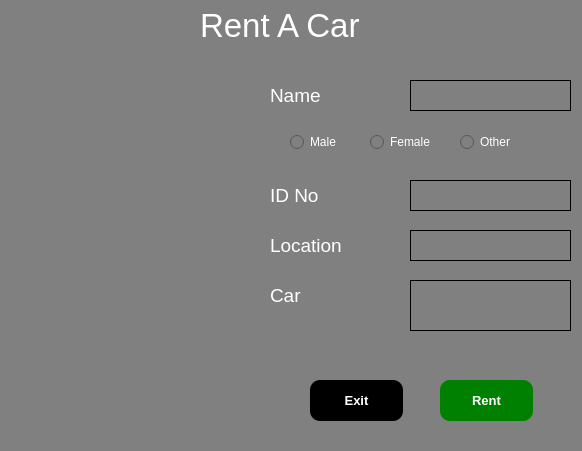
<?xml version="1.0" encoding="UTF-8"?>
<ui version="4.0">
 <class>rentcar</class>
 <widget class="QDialog" name="rentcar">
  <property name="geometry">
   <rect>
    <x>0</x>
    <y>0</y>
    <width>582</width>
    <height>451</height>
   </rect>
  </property>
  <property name="windowTitle">
   <string>Dialog</string>
  </property>
  <property name="styleSheet">
   <string notr="true">background-color: grey;</string>
  </property>
  <widget class="QLineEdit" name="nameInput">
   <property name="geometry">
    <rect>
     <x>410</x>
     <y>80</y>
     <width>161</width>
     <height>31</height>
    </rect>
   </property>
   <property name="styleSheet">
    <string notr="true">background-color: transparent; border: 1px solid black;</string>
   </property>
   <property name="text">
    <string/>
   </property>
  </widget>
  <widget class="QLabel" name="locationLabel">
   <property name="geometry">
    <rect>
     <x>270</x>
     <y>220</y>
     <width>121</width>
     <height>51</height>
    </rect>
   </property>
   <property name="font">
    <font>
     <family>MS UI Gothic</family>
     <pointsize>14</pointsize>
    </font>
   </property>
   <property name="styleSheet">
    <string notr="true">color: white;</string>
   </property>
   <property name="text">
    <string>Location</string>
   </property>
  </widget>
  <widget class="QPushButton" name="rentButton">
   <property name="geometry">
    <rect>
     <x>440</x>
     <y>380</y>
     <width>93</width>
     <height>41</height>
    </rect>
   </property>
   <property name="font">
    <font>
     <family>MS UI Gothic</family>
     <pointsize>10</pointsize>
     <bold>true</bold>
    </font>
   </property>
   <property name="mouseTracking">
    <bool>true</bool>
   </property>
   <property name="styleSheet">
    <string notr="true">background-color: green;
border: none;
border-radius: 10%;
color: white;</string>
   </property>
   <property name="text">
    <string>Rent</string>
   </property>
  </widget>
  <widget class="QLineEdit" name="idInput">
   <property name="geometry">
    <rect>
     <x>410</x>
     <y>180</y>
     <width>161</width>
     <height>31</height>
    </rect>
   </property>
   <property name="styleSheet">
    <string notr="true">background-color: transparent; border: 1px solid black;</string>
   </property>
   <property name="text">
    <string/>
   </property>
  </widget>
  <widget class="QLabel" name="idLabel">
   <property name="geometry">
    <rect>
     <x>270</x>
     <y>170</y>
     <width>121</width>
     <height>51</height>
    </rect>
   </property>
   <property name="font">
    <font>
     <family>MS UI Gothic</family>
     <pointsize>14</pointsize>
    </font>
   </property>
   <property name="styleSheet">
    <string notr="true">color: white;</string>
   </property>
   <property name="text">
    <string>ID No</string>
   </property>
  </widget>
  <widget class="QPushButton" name="closeButton">
   <property name="geometry">
    <rect>
     <x>310</x>
     <y>380</y>
     <width>93</width>
     <height>41</height>
    </rect>
   </property>
   <property name="font">
    <font>
     <family>MS UI Gothic</family>
     <pointsize>10</pointsize>
     <bold>true</bold>
    </font>
   </property>
   <property name="mouseTracking">
    <bool>true</bool>
   </property>
   <property name="styleSheet">
    <string notr="true">background-color: black;
border: none;
border-radius: 10%;
color: white;</string>
   </property>
   <property name="text">
    <string>Exit</string>
   </property>
  </widget>
  <widget class="QLabel" name="nameLabel">
   <property name="geometry">
    <rect>
     <x>270</x>
     <y>70</y>
     <width>121</width>
     <height>51</height>
    </rect>
   </property>
   <property name="font">
    <font>
     <family>MS UI Gothic</family>
     <pointsize>14</pointsize>
    </font>
   </property>
   <property name="styleSheet">
    <string notr="true">color: white;</string>
   </property>
   <property name="text">
    <string>Name</string>
   </property>
  </widget>
  <widget class="QLabel" name="rentCarLbl">
   <property name="geometry">
    <rect>
     <x>200</x>
     <y>0</y>
     <width>201</width>
     <height>51</height>
    </rect>
   </property>
   <property name="font">
    <font>
     <family>MS UI Gothic</family>
     <pointsize>25</pointsize>
    </font>
   </property>
   <property name="styleSheet">
    <string notr="true">color: white;</string>
   </property>
   <property name="text">
    <string>Rent A Car</string>
   </property>
  </widget>
  <widget class="QListWidget" name="carInputList">
   <property name="geometry">
    <rect>
     <x>410</x>
     <y>280</y>
     <width>161</width>
     <height>51</height>
    </rect>
   </property>
   <property name="styleSheet">
    <string notr="true">background-color: transparent;
border: 1px solid black;</string>
   </property>
  </widget>
  <widget class="QLabel" name="carLabel">
   <property name="geometry">
    <rect>
     <x>270</x>
     <y>270</y>
     <width>121</width>
     <height>51</height>
    </rect>
   </property>
   <property name="font">
    <font>
     <family>MS UI Gothic</family>
     <pointsize>14</pointsize>
    </font>
   </property>
   <property name="styleSheet">
    <string notr="true">color: white;</string>
   </property>
   <property name="text">
    <string>Car</string>
   </property>
  </widget>
  <widget class="QRadioButton" name="maleRadioButton">
   <property name="geometry">
    <rect>
     <x>290</x>
     <y>130</y>
     <width>61</width>
     <height>24</height>
    </rect>
   </property>
   <property name="styleSheet">
    <string notr="true">color: white;</string>
   </property>
   <property name="text">
    <string>Male</string>
   </property>
  </widget>
  <widget class="QRadioButton" name="femaleRadioButton">
   <property name="geometry">
    <rect>
     <x>370</x>
     <y>130</y>
     <width>71</width>
     <height>24</height>
    </rect>
   </property>
   <property name="styleSheet">
    <string notr="true">color: white;</string>
   </property>
   <property name="text">
    <string>Female</string>
   </property>
  </widget>
  <widget class="QRadioButton" name="otherRadioButton">
   <property name="geometry">
    <rect>
     <x>460</x>
     <y>130</y>
     <width>61</width>
     <height>24</height>
    </rect>
   </property>
   <property name="styleSheet">
    <string notr="true">color: white;</string>
   </property>
   <property name="text">
    <string>Other</string>
   </property>
  </widget>
  <widget class="QLineEdit" name="locationInput">
   <property name="geometry">
    <rect>
     <x>410</x>
     <y>230</y>
     <width>161</width>
     <height>31</height>
    </rect>
   </property>
   <property name="styleSheet">
    <string notr="true">background-color: transparent; border: 1px solid black;</string>
   </property>
   <property name="text">
    <string/>
   </property>
  </widget>
 </widget>
 <resources/>
 <connections/>
</ui>
